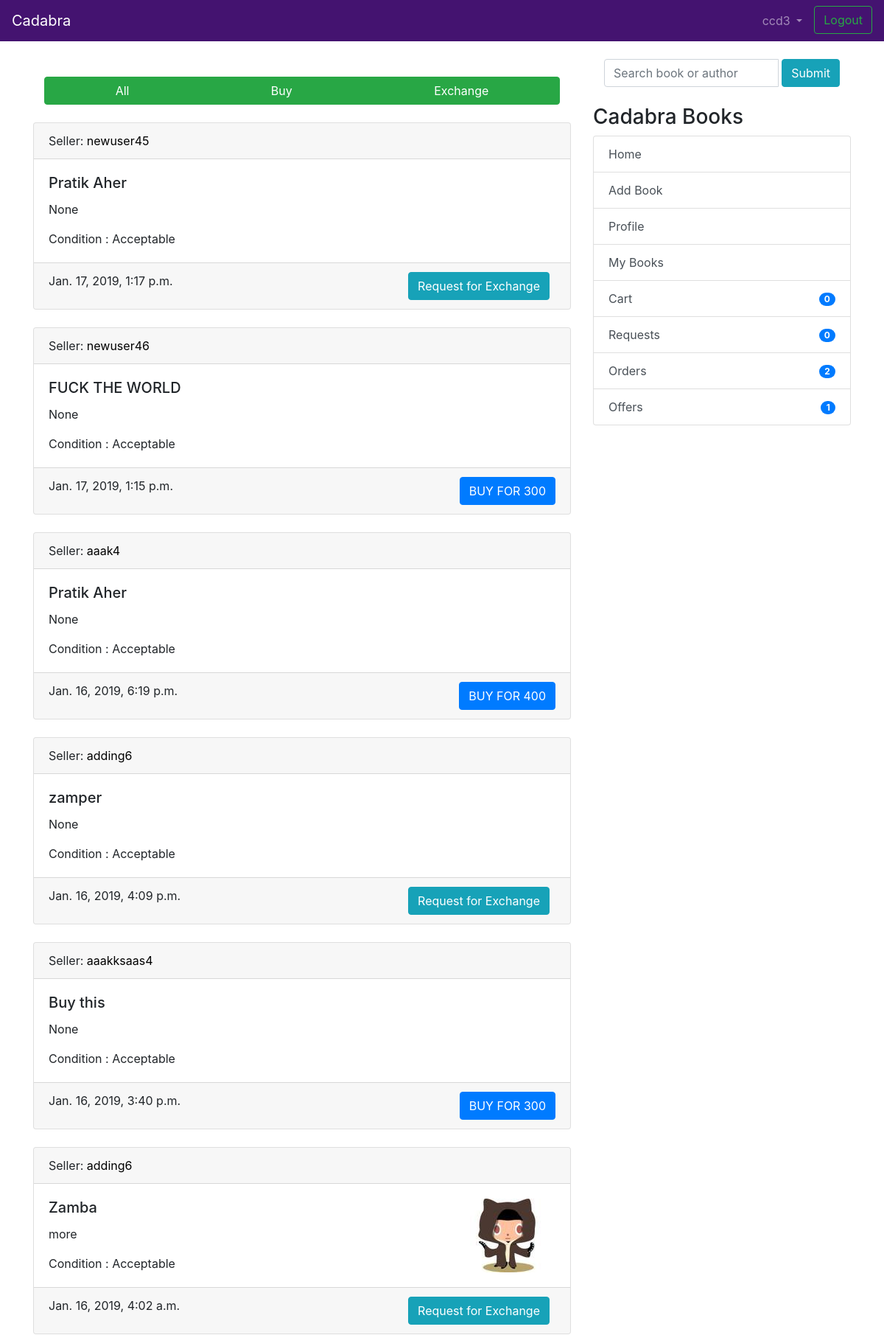
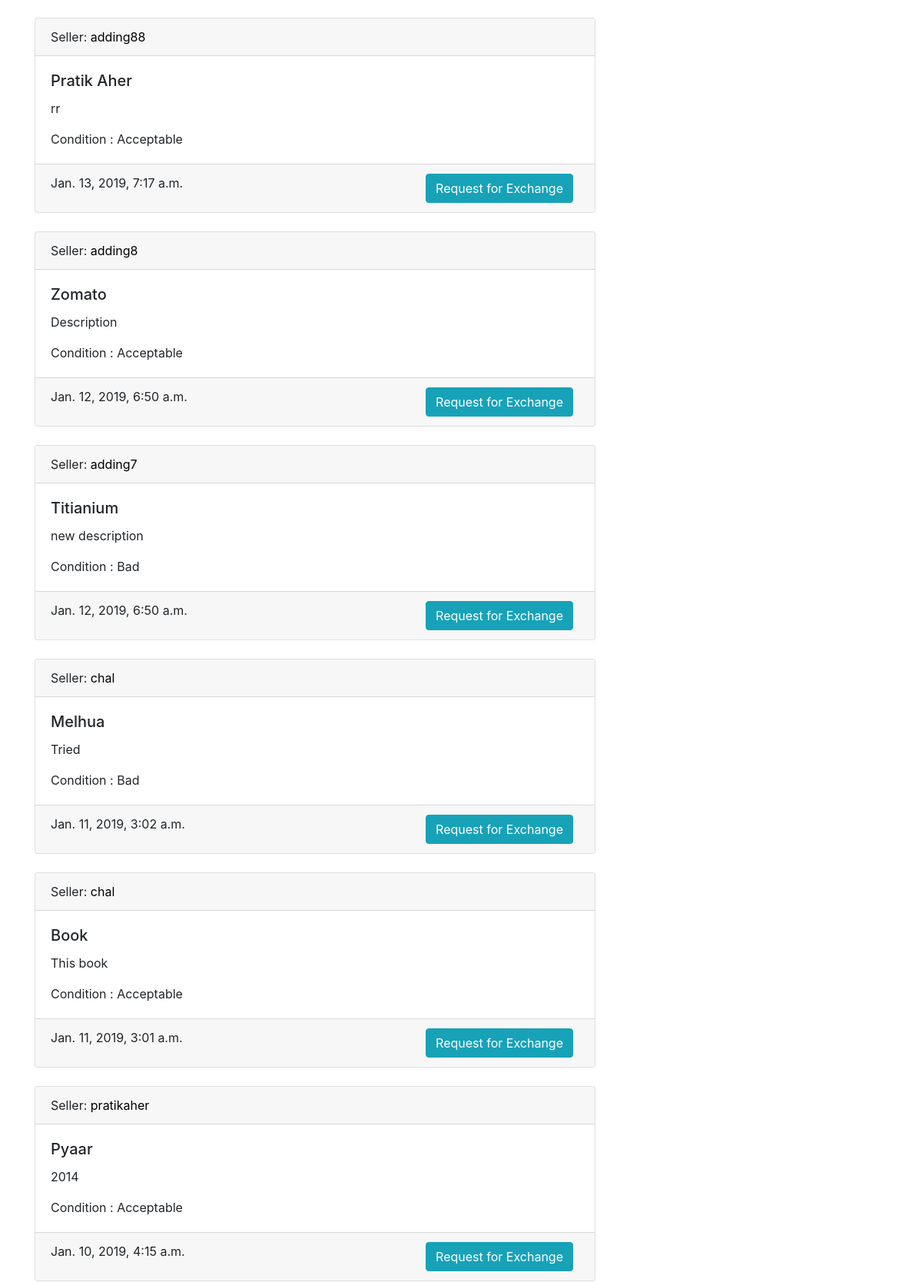
Page /?page=2 (signed in, upper part) on the committed database (2 pictures, top to bottom).
### coreapp/models.py (models this page shows, shortened)
class Book(models.Model):
    user = models.ForeignKey(User, on_delete=models.CASCADE, null=True)
    book_name = models.CharField(
        max_length=100, help_text="We only deal with original books with ISBN codes, pirated books will not be accepted.")
    author_name = models.CharField(max_length=100, blank=True, null=True)
    description = models.CharField(max_length=2000,blank=True,null=True)
    image = models.ImageField(null=True, blank=True, upload_to="book_images/")
    price = models.IntegerField(null=True,blank=True)
    sell_or_exchange = models.CharField(
        max_length=100, choices=BUY_OR_EXCHANGE, default='Exchange', help_text="By adding items to exchange you can make requests to other users for exchange.")
    condition = models.CharField(
        max_length=100, choices=CONITION_CHOICES, default='Acceptable')
    created_at = models.DateTimeField(auto_now_add=True)
    class Meta:
        verbose_name = 'Book'
        verbose_name_plural = 'Books'

### coreapp/views.py (the view)
# urls.py: path('', views.BookListView.as_view(), name='list_entries'),
class BookListView(LoginRequiredMixin, generic.ListView):
    model = Book
    template_name = 'list_entries.html'
    context_object_name = 'books'
    paginate_by = 15
    def get_queryset(self):
        ordered_books = FinalBuyOrder.objects.values_list('book')
        requester_books = Transaction.objects.values_list('requester_book')
        offerrer_books = Transaction.objects.values_list('offerrer_book')
        return Book.objects.exclude(user=self.request.user).exclude(id__in=ordered_books).exclude(id__in=requester_books).exclude(id__in=offerrer_books).order_by('-created_at')

### coreapp/models.py (called while the page is built)
    def get_cart_items(self):
        return self.items.all()

### nofapapp/context_processors.py (called while the page is built)
def add_variable_to_context(request):
    if request.user.id:
        orderitems = Order.objects.get(owner=request.user.profile)
        orders = orderitems.get_cart_items()
        return {
            'requestscount': Requests.objects.filter(requester=request.user).count(),
            'offercount' : Requests.objects.filter(offerrer=request.user).count(),
            'orderscount': Transaction.objects.filter(offerrer=request.user).count()+FinalBuyOrder.objects.filter(user=request.user).count(),
            'cartitemscount': len(orders),
            'addresscheck': get_object_or_404(ShippingAddress, profile=get_object_or_404(Profile, user=request.user)).address1,
            }
    else:
        return {}

### templates/list_entries.html (shortened to what this page needs)
{% extends 'base.html' %}
{% load static %}
{% block stylesheet %}
  <link rel="stylesheet" href="{% static 'css/search.css' %}">
{% endblock %}
{% block search %}
<div class="container">
  <div class="col-md-17">
<form class="navbar-form" method="GET" action="{% url 'searchapp:search' %}">
  <div class="input-group add-on">
    <input class="form-control" placeholder="Search book or author" name="search" id="search" type="text">
    <div class="ml-1 input-group-btn">
      <button class="btn btn-info" type="submit" >Submit</button>
    </div>
  </div>
</form>
</div>
</div>
{% endblock %}
{% block content %}
<br/>
<div class="btn-group container-fluid">
  <a href="{% url 'coreapp:list_entries' %}" class="btn btn-success">All</a>
  <a href="{% url 'coreapp:buy_entries' %}" class="btn btn-success">Buy</a>
  <a href="{% url 'coreapp:exchange_entries' %}" class="btn btn-success">Exchange</a>
</div>
<br />
<br/>
{% if books %}
    {% for book in books %}
    <div class="card text-left">
      <div class="card-header">
        Seller: <a href="{% url 'coreapp:userbooksforuser' book.user %}" style="color:black">{{ book.user.username }}</a>
      </div>
      <div class="card-body">
      <div class="d-flex justify-content-between">
        <div>
          <h5 class="card-title">{{ book.book_name }}</h5>
          <p class="card-text">{{ book.description }}</p>
          <p class="card-text">Condition : {{ book.condition }} </p>
        </div>
        <div class="mr-3">
          {% if book.image %}
          <img src="{{ book.image.url }}">
          {% endif %}
        </div>
      </div>
      </div>
      <div class="card-footer text-mutxed">
        {{ book.created_at }}
        {% if book.sell_or_exchange == 'Sell' %}
        <a href="{% url 'cart:add_to_cart' book.id %}" class="btn btn-primary float-right">BUY FOR {{ book.price }}</a>
        {% else %}
        <button type="button" class="mr-2 btn btn-info float-right" data-toggle="modal" data-target="#requestmodal{{ book.id }}">Request for Exchange</button>
        {% endif %}
      </div>
    </div>
  {% endfor %}
  {% else %}
  <h2 align="center">No Relevant Books Found !</h2>
  {% endif %}
{% endblock %}

### templates/base.html (shortened to what this page needs)
{% load static %}
<!doctype html>
<html lang="en">
  <head>
    <link rel="stylesheet" href="https://stackpath.bootstrapcdn.com/bootstrap/4.2.1/css/bootstrap.min.css"
>
    {% block stylesheet %}{% endblock %}
  </head>
  <body>
    <header class="site-header">
<nav class="navbar navbar-expand-lg navbar-dark" style="background-color: #441370;">
  <a class="navbar-brand" href="{% url 'coreapp:list_entries' %}">
    Cadabra
    </a>
  <div class="collapse navbar-collapse" id="navbarSupportedContent">
    <ul class="navbar-nav ml-auto">
      {% if user.is_authenticated %}
      <li class="nav-item dropdown">
        <a class="nav-link dropdown-toggle" href="#" id="navbarDropdown" role="button" data-toggle="dropdown"
          aria-haspopup="true" aria-expanded="false">
          {{ user.username }}
        </a>
      </li>
      <li><a class="btn btn-outline-success ml-2 my-2 my-sm-0" href="{% url 'logout'%}">Logout</a></li>
        {% else %}
      <li><a href="{% url 'login' %}" class="btn btn-outline-success">Login</a></li>
      <li><a href="{% url 'coreapp:signup' %}" class="btn btn-primary ml-2">Sign up</a></li>
      {% endif %}
    </ul>
  </div>
</nav>
  </header>
  <br/>
    <div class="container">
      <div class="row justify-content-center">
        <div class="col-8">
          {% block content %}
          {% endblock %}
        </div>
        {% if user.is_authenticated %}
                <div class="col-md-4">
                  <div class="content-section">
                    {% block search %}
                    {% endblock %}
                    <br/>
                    <h3>Cadabra Books</h3>
                      <ul class="list-group">
                        <a class="list-group-item list-group-item-action" href="{% url 'coreapp:list_entries' %}" > Home </a>
                        <a class="list-group-item list-group-item-action" href="{% url 'coreapp:new_entry' %}" > Add Book</a>
                        <a class="list-group-item list-group-item-action" href="{% url 'coreapp:profile' %}" >Profile</a>
                        <a class="list-group-item list-group-item-action" href="{% url 'coreapp:userbooks' %}" >My Books</a>
                        <a class="list-group-item list-group-item-action" href="{% url 'cart:cart_items' %}" >Cart<span class="badge badge-primary badge-pill float-right mt-1">{{ cartitemscount }}</span> </a>
                        <a class="list-group-item list-group-item-action" href="{% url 'transaction:requests_view' %}" >Requests<span class="badge badge-primary badge-pill float-right mt-1">{{ requestscount }}</span></a>
                        <a class="list-group-item list-group-item-action" href="{% url 'transaction:orders_view' %}" >Orders <span class="badge badge-primary badge-pill float-right mt-1">{{ orderscount }}</span></a>
                        <a class="list-group-item list-group-item-action" href="{% url 'transaction:offers_view' %}" >Offers <span class="badge badge-primary badge-pill float-right mt-1">{{ offercount }}</span></a>
                      </ul>
                      <br/>
                  </div>
                </div>
                {% endif %}
      </div>
    </div>
</body>
</html>

### rows in the picture
Book: user.username "newuser45", book_name "Pratik Aher", description "None", condition "Acceptable", created_at "Jan. 17, 2019, 1:17 p.m."
Book: user.username "newuser46", book_name "FUCK THE WORLD", description "None", condition "Acceptable", created_at "Jan. 17, 2019, 1:15 p.m.", price "300"
Book: user.username "aaak4", book_name "Pratik Aher", description "None", condition "Acceptable", created_at "Jan. 16, 2019, 6:19 p.m.", price "400"
Book: user.username "adding6", book_name "zamper", description "None", condition "Acceptable", created_at "Jan. 16, 2019, 4:09 p.m."
Book: user.username "aaakksaas4", book_name "Buy this", description "None", condition "Acceptable", created_at "Jan. 16, 2019, 3:40 p.m.", price "300"
Book: user.username "adding6", book_name "Zamba", description "more", condition "Acceptable", image (placeholder picture), created_at "Jan. 16, 2019, 4:02 a.m."
Book: user.username "adding88", book_name "Pratik Aher", description "rr", condition "Acceptable", created_at "Jan. 13, 2019, 7:17 a.m."
Book: user.username "adding8", book_name "Zomato", description "Description", condition "Acceptable", created_at "Jan. 12, 2019, 6:50 a.m."
Book: user.username "adding7", book_name "Titianium", description "new description", condition "Bad", created_at "Jan. 12, 2019, 6:50 a.m."
Book: user.username "chal", book_name "Melhua", description "Tried", condition "Bad", created_at "Jan. 11, 2019, 3:02 a.m."
Book: user.username "chal", book_name "Book", description "This book", condition "Acceptable", created_at "Jan. 11, 2019, 3:01 a.m."
Book: user.username "pratikaher", book_name "Pyaar", description "2014", condition "Acceptable", created_at "Jan. 10, 2019, 4:15 a.m."

### other values in the picture
{{ user.username }} "ccd3"
{{ cartitemscount }} "0"
{{ requestscount }} "0"
{{ orderscount }} "2"
{{ offercount }} "1"
